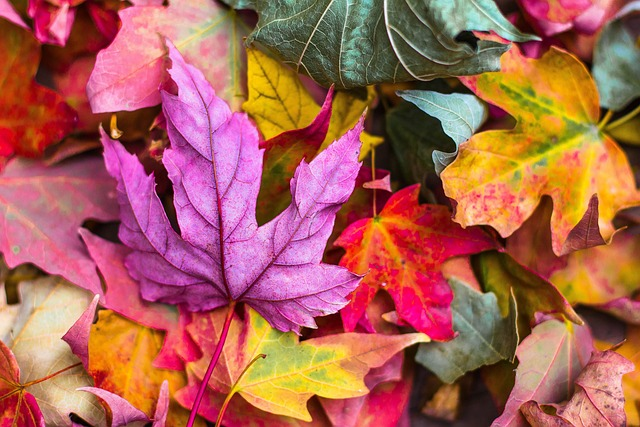
#> input picture HW4/files/images/1.jpg, 640 x 427 px, found by its file name
$ jupyter execute --allow-errors Q2.ipynb
#> lines starting #> are read from the running program, lines starting #| are printed output that depends on the picture
# **Q2**

[cell 1]
import cv2
import numpy as np
import matplotlib.pyplot as plt
import os

[cell 2]
# run this cell for plotting
# [32 lines left out: function plotter, not called in this run]

Implement this function for changing phases and amplitudes of images.

[cell 3]
def draw_phase_amplitude(image):
    '''
    Returns the phase image and the amplitude image from the input image.

    Parameters:
        image (numpy.ndarray): The input image.

    Returns:
        tuple of numpy.ndarray: The tuple of the phase image and the amplitude image.
    '''

    phase = image.copy()
    amp = image.copy()

    # Writer your code here

    return phase, amplitude

# [19 lines left out: function change_phase_domain, not called in this run]

[cell 4]
# dont change this cell
image_list = []
image1 = cv2.imread(os.path.join('images', '1.jpg'), cv2.IMREAD_GRAYSCALE)
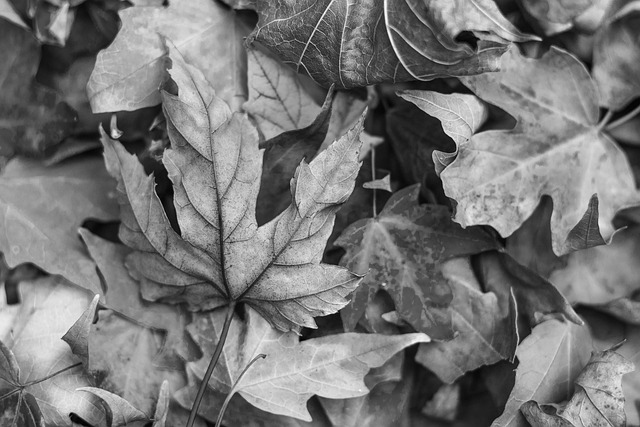
#> image1: shape (427, 640); min 0, max 255, mean 118
image2 = cv2.imread(os.path.join('images', '2.jpg'), cv2.IMREAD_GRAYSCALE)
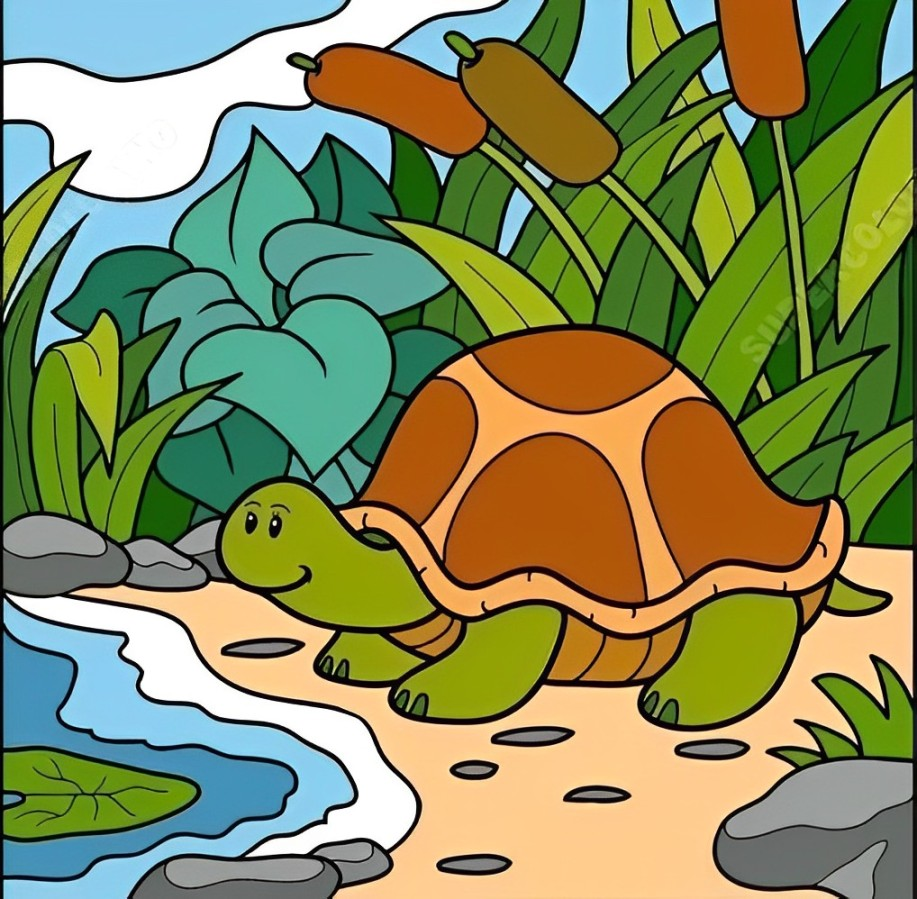
#> input picture HW4/files/images/2.jpg, 917 x 899 px, found by its file name
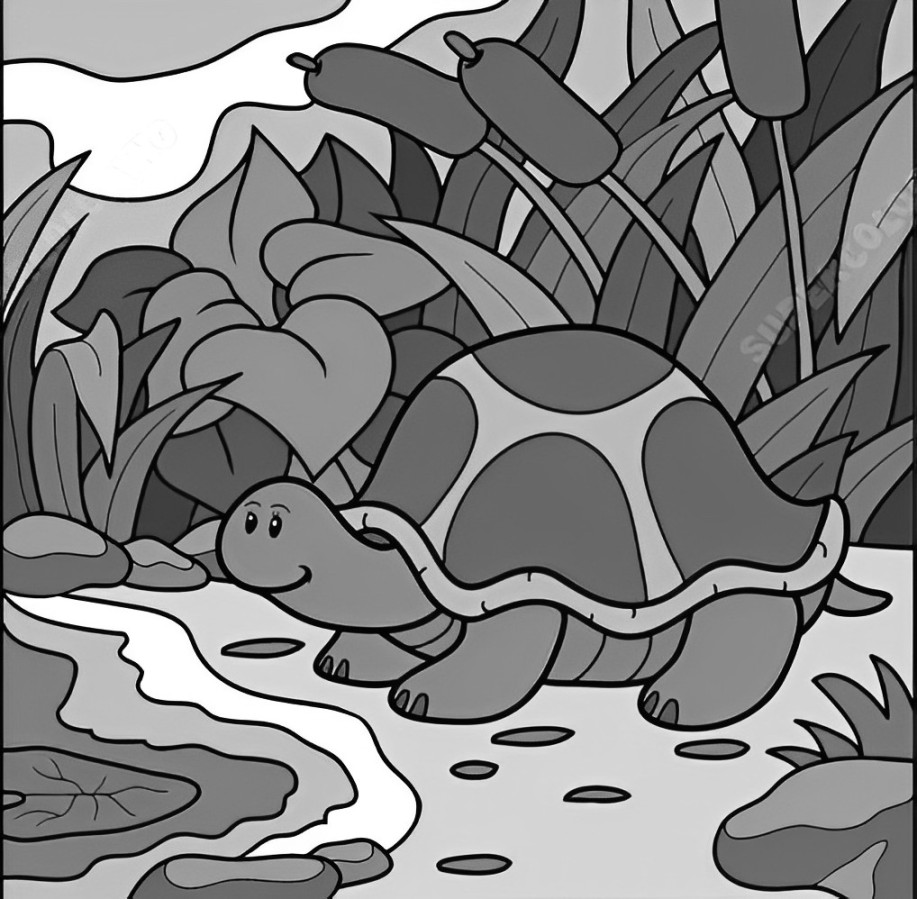
#> image2: shape (899, 917); min 0, max 255, mean 131.4

image_list.append([image1, 'source 1', 'img'])

#> (the rest of this cell did not finish here and is left out)
